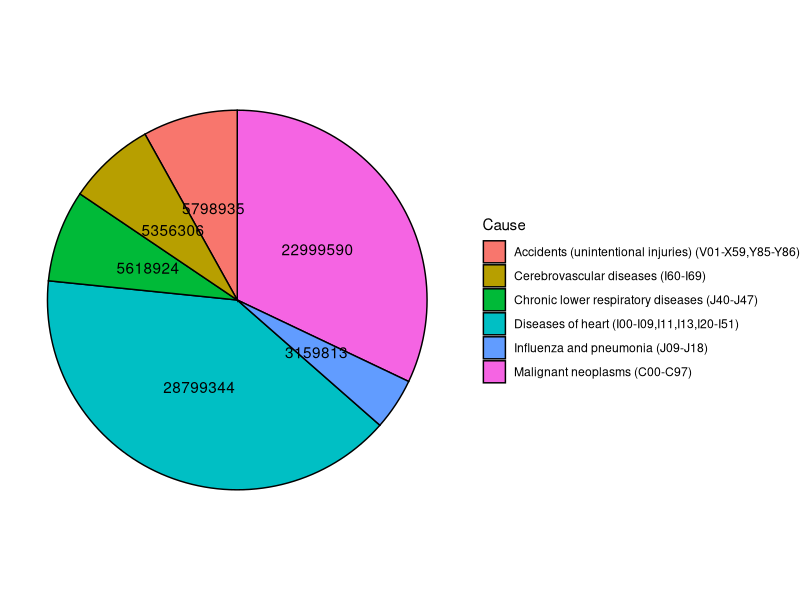

R code for this plot:
## ---- chunk 1
knitr::opts_chunk$set(echo = TRUE)
## ---- chunk 2
library(tidyverse)
library(ggplot2)
library(knitr)
## ---- chunk 3
data <- read_csv("data/deaths.csv")
## ---- chunk 4
knitr::kable(head(data), format="markdown")
## ---- chunk 5
data = data %>% rename(Cause = `Cause of Death`)
data$Cause = as.factor(data$Cause)
data$State = as.factor(data$State)
summary(data)
## ---- chunk 6
head(data %>% group_by(Cause) %>% summarize(total = sum(Deaths)/22) %>% arrange(desc(total)), n=10)
## ---- chunk 7
head(data %>% group_by(Cause) %>% summarize(total = sum(Deaths)) %>% arrange(desc(total)), n=10)
## ---- chunk 8
deaths = sum(data %>% filter(Year == "2015" & Cause == "Influenza and pneumonia (J09-J18)") %>% select(Deaths))
totalDeaths = sum(data %>% filter(Year == "2015") %>% select(Deaths))
prob = deaths/totalDeaths
## ---- chunk 9
data %>% group_by(Year) %>% filter(State == "New York" & Cause == "Chronic lower respiratory diseases (J40-J47)") %>% select(Deaths) %>% arrange(desc(Deaths))
## ---- chunk 10
deaths = sum(data %>% filter(Year == "1999" & State == "New York" & Cause == "Chronic lower respiratory diseases (J40-J47)") %>% select(Deaths))
totalDeaths = sum(data %>% filter(State == "New York" & Cause == "Chronic lower respiratory diseases (J40-J47)") %>% select(Deaths))
prob = deaths/totalDeaths
## ---- chunk 11
deaths = sum(data %>% filter(Cause == "Malignant neoplasms (C00-C97)") %>% select(Deaths))
totalDeaths = sum(data %>% select(Deaths))
prob = deaths/totalDeaths
## ---- chunk 12

## ---- chunk 13
topDeaths = head(data %>% group_by(Cause) %>% summarize(total = sum(Deaths)) %>% arrange(desc(total)), n=6)
ggplot(data = topDeaths, aes(x="", y=total, fill=Cause)) +
  geom_col(width = 1, color="black") +
  coord_polar("y", start=0) +
  theme_void() +
  geom_text(aes(label = total), position = position_stack(vjust = 0.5))
## ---- chunk 14
topDeaths = head(data %>% group_by(Cause) %>% summarize(total = sum(Deaths)) %>% arrange(desc(total)), n=10)
## ---- chunk 15
causes = c("Accidents (unintentional injuries)", 
           "All Causes",
           "Alzheimer's disease",
           "Cerebrovascular diseases",
           "Chronic lower respiratory diseases",
           "Diabetes Mellitus",
           "Diseases of heart",
           "Influenza and pneumonia",
           "Intentional self-harm (suicide)",
           "Malignant neoplasms",
           "Nephritis, nephrotic syndrome and nephrosis")
